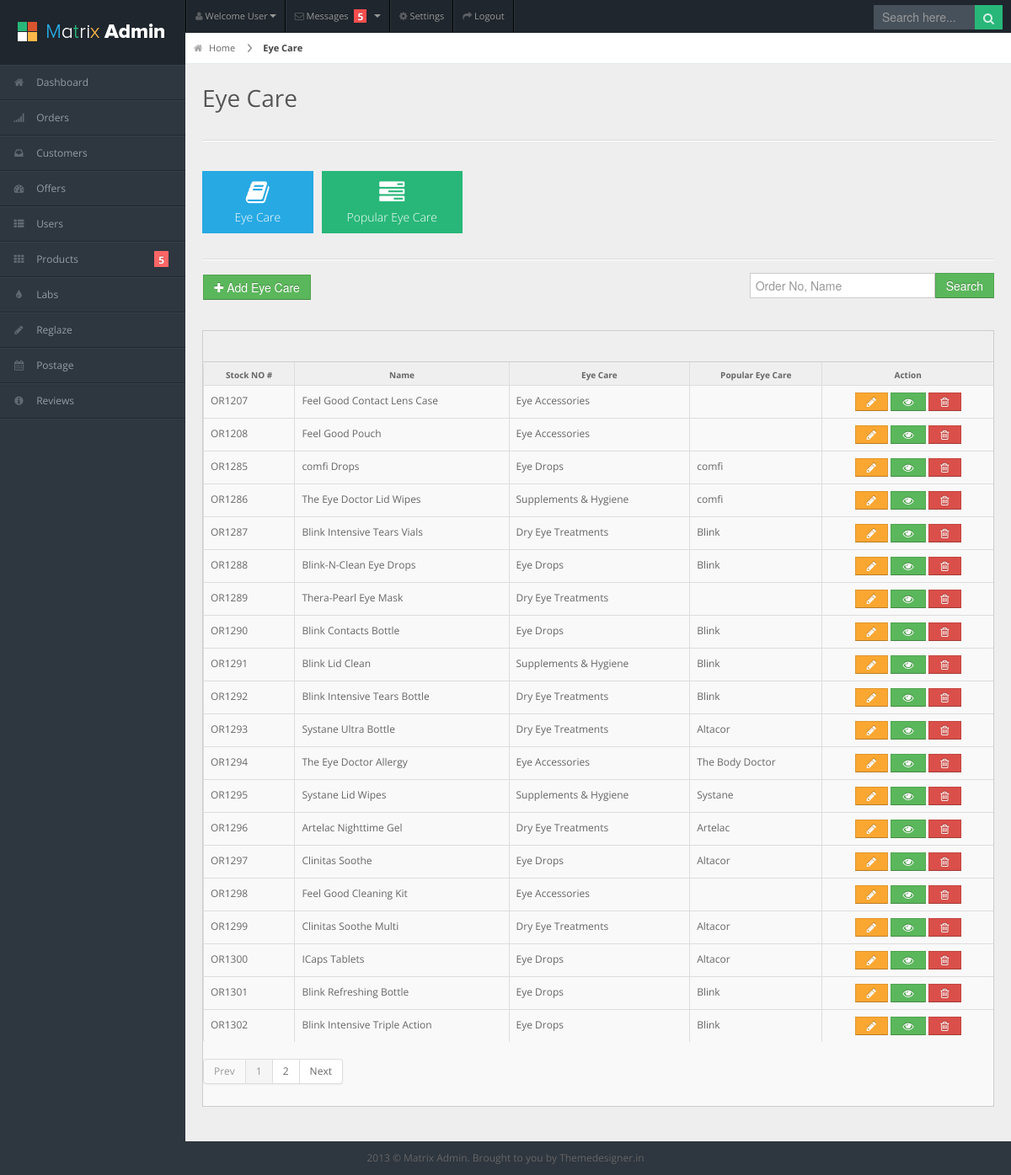
The page /admin/eye_care.php on the database its author committed.
### tables this page shows
CREATE TABLE `product` (
  `id` int(11) NOT NULL,
  `order_number` varchar(225) DEFAULT NULL,
  `image` varchar(225) DEFAULT NULL,
  `name` varchar(225) DEFAULT NULL,
  `Price` double DEFAULT NULL,
  `Sale_Price` varchar(225) DEFAULT NULL,
  `Quantity` int(11) DEFAULT NULL,
  `Power_Range` varchar(225) DEFAULT NULL,
  `Base_Curve` varchar(225) DEFAULT NULL,
  `Diameter` varchar(225) DEFAULT NULL,
  `Lens_Material` varchar(225) DEFAULT NULL,
  `Water_Content` varchar(225) DEFAULT NULL,
  `Oxygen_Permeability` varchar(225) DEFAULT NULL,
  `Customer_Reviews` int(11) DEFAULT NULL,
  `Product_Qty_Description` varchar(200) DEFAULT NULL,
  `product_lense_description` int(11) DEFAULT NULL,
  `Pack` int(11) NOT NULL,
  `Product_Description` int(11) DEFAULT NULL,
  `Product_Detail_Advice` int(11) DEFAULT NULL,
  `Further_Optical_Advice` int(11) DEFAULT NULL,
  `Brands_of_Contact_Lenses` int(11) DEFAULT NULL,
  `Types_of_Contact_Lenses` int(11) DEFAULT NULL,
  `Shop_by_Manufacturer` int(11) DEFAULT NULL,
  `Types_of_Solutions` int(11) DEFAULT NULL,
  `Popular_Solutions` int(11) DEFAULT NULL,
  `Eye_Care` int(11) DEFAULT NULL,
  `Popular_Eye_Care` int(11) DEFAULT NULL,
  `Wearing_Type` int(11) DEFAULT NULL,
  `Optician_Brands` int(11) DEFAULT NULL,
  `Colours` int(11) DEFAULT NULL,
  `Gender` int(11) DEFAULT NULL,
  `Brand` int(11) DEFAULT NULL,
  `Shape` int(11) DEFAULT NULL,
  `Frame_Color` int(11) DEFAULT NULL,
  `LENS_SIZE` int(11) DEFAULT NULL,
  `LENS_COLOUR` int(11) DEFAULT NULL,
  `Frame_Size` int(11) DEFAULT NULL,
  `Material` int(11) DEFAULT NULL,
  `fm_height` int(11) NOT NULL,
  `fm_lense_width` int(11) NOT NULL,
  `fm_lense_bt_width` int(11) NOT NULL,
  `fm_stick_width` int(11) NOT NULL,
  `fm_width` int(11) NOT NULL,
  `active` int(11) DEFAULT NULL,
  `created_at` timestamp NOT NULL DEFAULT current_timestamp() ON UPDATE current_timestamp(),
  `updated_at` timestamp NOT NULL DEFAULT current_timestamp()
);

CREATE TABLE `eye_care` (
  `id` int(11) NOT NULL,
  `Product_id` int(24) DEFAULT NULL,
  `Eye_Care` varchar(225) DEFAULT NULL,
  `active` int(11) DEFAULT NULL,
  `created_at` timestamp NOT NULL DEFAULT current_timestamp() ON UPDATE current_timestamp(),
  `updated_at` timestamp NOT NULL DEFAULT '0000-00-00 00:00:00'
);

CREATE TABLE `popular_eye_care` (
  `id` int(11) NOT NULL,
  `Product_id` int(24) DEFAULT NULL,
  `Popular_Eye_Care` varchar(225) DEFAULT NULL,
  `active` int(11) DEFAULT NULL,
  `created_at` timestamp NOT NULL DEFAULT current_timestamp() ON UPDATE current_timestamp(),
  `updated_at` timestamp NOT NULL DEFAULT '0000-00-00 00:00:00'
);

### admin/eye_care.php (the view, shortened to what this page needs)
<?php include('Connection2.php'); ?>
<!DOCTYPE html>
<html lang="en">
<head>
<link rel="stylesheet" href="css/bootstrap.min.css" />
<link rel="stylesheet" href="css/bootstrap-responsive.min.css" />
<link rel="stylesheet" href="css/uniform.css" />
<link rel="stylesheet" href="css/select2.css" />
<link rel="stylesheet" href="css/matrix-style.css" />
<link rel="stylesheet" href="css/matrix-media.css" />
<link href="font-awesome/css/font-awesome.css" rel="stylesheet" />
</head>
<body>
<div id="header">
  <h1><a href="dashboard.html">Matrix Admin</a></h1>
</div>
<div id="user-nav" class="navbar navbar-inverse">
  <ul class="nav">
    <li  class="dropdown" id="profile-messages" ><a title="" href="#" data-toggle="dropdown" data-target="#profile-messages" class="dropdown-toggle"><i class="icon icon-user"></i>  <span class="text">Welcome User</span><b class="caret"></b></a>
    </li>
    <li class="dropdown" id="menu-messages"><a href="#" data-toggle="dropdown" data-target="#menu-messages" class="dropdown-toggle"><i class="icon icon-envelope"></i> <span class="text">Messages</span> <span class="label label-important">5</span> <b class="caret"></b></a>
    </li>
    <li class=""><a title="" href="#"><i class="icon icon-cog"></i> <span class="text">Settings</span></a></li>
    <li class=""><a title="" href="login.html"><i class="icon icon-share-alt"></i> <span class="text">Logout</span></a></li>
  </ul>
</div>
<div id="search">
  <input type="text" placeholder="Search here..."/>
  <button type="submit" class="tip-bottom" title="Search"><i class="icon-search icon-white"></i></button>
</div>
<?php include 'dashboard_aside.php' ?>
<div id="content">
  <div id="content-header">
    <div id="breadcrumb"> <a href="#" title="Go to Home" class="tip-bottom"><i class="icon-home"></i> Home</a> <a href="#" class="current">Eye Care</a> </div>
    <h1>Eye Care</h1>
  </div>
  <div class="container-fluid">
    <hr>
	<div class="row-fluid">
		 <div class="span12">
			 <ul class="quick-actions">
              <li class="bg_lb"> <a href="eye_care_cat.php"> <i class="icon-book"></i> Eye Care </a> </li>
              <li class="bg_lg"> <a href="popular_eye_care.php"> <i class="icon-tasks"></i> Popular Eye Care</a> </li>
            </ul>
		</div>
	</div>
	  <hr>
	  <div class="row-fluid">
		 <div class="span6">
			  <button onClick="window.location.href='product_add3.php'" class="btn btn-success add-sglasses-btn"><i class="icon-plus"></i> Add Eye Care</button><br><br>
		</div>
		  <div class="span6">
			  <form action="" method="post">
			  <button name="search_btn3" type="submit" class="btn btn-success search-sglasses-btn">Search</button>
			 <input type="text" name="search_text"  class="contact_lense_search" placeholder="Order No, Name" />
			  </form>
		</div>
	  </div>
    <div class="row-fluid">
      <div class="span12">
        <div class="widget-box">
          <div class="widget-title">
          </div>
          <div class="widget-content nopadding">
            <table class="table table-bordered table-striped">
              <thead>
                <tr>
                  <th>Stock NO #</th>
                  <th>Name</th>
                  <th>Eye Care</th>
                  <th>Popular Eye Care</th>
                  <th>Action</th>
                </tr>
              </thead>
              <tbody>
				 <?php
				if (isset($_GET['pageno'])) {
					$pageno = $_GET['pageno'];
				} else {
					$pageno = 1;
				}
				$no_of_records_per_page = 20;
				$offset = ($pageno-1) * $no_of_records_per_page;
				$total_pages_sql = "SELECT COUNT(*) FROM product where Eye_Care!=0";
			$result = mysqli_query($conn,$total_pages_sql);
			$total_rows = mysqli_fetch_array($result)[0];
			$total_pages = ceil($total_rows / $no_of_records_per_page);
				if(isset($_GET['search'])) {
				$my_search = $_GET['search'];
				$fetch_query = mysqli_query($conn,"SELECT * FROM product where Eye_Care!=0 AND name LIKE '%$my_search%' OR order_number LIKE '%$my_search%' AND active=1");
				}
				else {
				$fetch_query = mysqli_query($conn,"SELECT * FROM product where Eye_Care!=0 AND active=1 LIMIT $offset, $no_of_records_per_page");
				}
				while($row=mysqli_fetch_array($fetch_query,MYSQLI_ASSOC)) {
					?>
                <tr class="odd gradeX">
                  <td><?php echo $row['order_number']; ?></td>
                  <td><?php echo $row['name']; ?></td>
                  <td><?php
					$temp_brand_id = $row['Eye_Care'];
					$fetch_query1 = mysqli_query($conn,"SELECT * FROM eye_care where id=$temp_brand_id  AND active=1");
					while($row1=mysqli_fetch_array($fetch_query1,MYSQLI_ASSOC)) {
						echo $row1['Eye_Care'];
					}
				  ?></td>
                  <td class="center"> <?php
					$temp_brand_id = $row['Popular_Eye_Care'];
					$fetch_query1 = mysqli_query($conn,"SELECT * FROM popular_eye_care where id=$temp_brand_id  AND active=1");
					while($row1=mysqli_fetch_array($fetch_query1,MYSQLI_ASSOC)) {
						echo $row1['Popular_Eye_Care'];
					}
				  ?></td>
                  <td class="center">
					  <center>
					<button class="btn btn-mini btn-warning add-sglasses-action-btn" onclick="window.location.href='product_edit3.php?product_id=<?php echo $row['id']; ?>'">&nbsp;&nbsp;<i class="icon-pencil"></i> &nbsp;</button>
					<button class="btn btn-mini btn-success add-sglasses-action-btn" onclick="window.location.href='product_view3.php?product_id=<?php echo $row['id']; ?>'">&nbsp;&nbsp;<i class="icon-eye-open"></i> &nbsp;</button>
					<button class="btn btn-mini btn-danger add-sglasses-action-btn" onclick="window.location.href='eye_care.php?delete_eye_care_product=<?php echo $row['id']; ?>'">&nbsp;&nbsp;<i class="icon-trash"></i> &nbsp;</button>
						  </center>
				  </td>
                </tr>
                <?php } ?>
              </tbody>
            </table>
			  <?php if(isset($_GET['search'])) {} else { ?>
			  <div class="pagination">
              <ul>
                <li class="<?php if($pageno <= 1){ echo 'disabled'; } ?>"><a href="<?php if($pageno <= 1){ echo '#'; } else { echo "?pageno=".($pageno - 1); } ?>" >Prev</a></li>
				<?php for($t=1;$t<=$total_pages;$t++) {
				if($t == $pageno) {
				?>
                <li class="active"> <a href="?pageno=<?php echo $t; ?>"><?php echo $t; ?></a> </li>
				<?php
				} else { ?>
				<li class=""> <a href="?pageno=<?php echo $t; ?>"><?php echo $t; ?></a> </li>
					<?php
					}
				} ?>
                <li class="<?php if($pageno >= $total_pages){ echo 'disabled'; } ?>"><a href="<?php if($pageno >= $total_pages){ echo '#'; } else { echo "?pageno=".($pageno + 1); } ?>">Next</a></li>
              </ul>
            </div>
			  <?php } ?>
          </div>
        </div>
      </div>
    </div>
  </div>
</div>
<div class="row-fluid">
  <div id="footer" class="span12"> 2013 &copy; Matrix Admin. Brought to you by <a href="http://themedesigner.in">Themedesigner.in</a> </div>
</div>
</body>
</html>

### admin/css/matrix-media.css (style rules this page uses)
body { background:#2E363F; }
#header { background-color: #1f262d; margin-top:10px; }
#search input[type=text], #search button { background-color: #28b779; }
#search input[type=text] { background-color: #47515b; color: #fff; }

### rows shown on the page
product: order_number "OR1207", name "Feel Good Contact Lens Case"
eye_care: Eye_Care "Eye Accessories"
product: order_number "OR1208", name "Feel Good Pouch"
product: order_number "OR1285", name "comfi Drops"
eye_care: Eye_Care "Eye Drops"
popular_eye_care: Popular_Eye_Care "comfi"
product: order_number "OR1286", name "The Eye Doctor Lid Wipes"
eye_care: Eye_Care "Supplements & Hygiene"
product: order_number "OR1287", name "Blink Intensive Tears Vials"
eye_care: Eye_Care "Dry Eye Treatments"
popular_eye_care: Popular_Eye_Care "Blink"
product: order_number "OR1288", name "Blink-N-Clean Eye Drops"
product: order_number "OR1289", name "Thera-Pearl Eye Mask"
product: order_number "OR1290", name "Blink Contacts Bottle"
product: order_number "OR1291", name "Blink Lid Clean"
product: order_number "OR1292", name "Blink Intensive Tears Bottle"
product: order_number "OR1293", name "Systane Ultra Bottle"
popular_eye_care: Popular_Eye_Care "Altacor"
product: order_number "OR1294", name "The Eye Doctor Allergy"
popular_eye_care: Popular_Eye_Care "The Body Doctor"
product: order_number "OR1295", name "Systane Lid Wipes"
popular_eye_care: Popular_Eye_Care "Systane"
product: order_number "OR1296", name "Artelac Nighttime Gel"
popular_eye_care: Popular_Eye_Care "Artelac"
product: order_number "OR1297", name "Clinitas Soothe"
product: order_number "OR1298", name "Feel Good Cleaning Kit"
product: order_number "OR1299", name "Clinitas Soothe Multi"
product: order_number "OR1300", name "ICaps Tablets"
product: order_number "OR1301", name "Blink Refreshing Bottle"
product: order_number "OR1302", name "Blink Intensive Triple Action"
